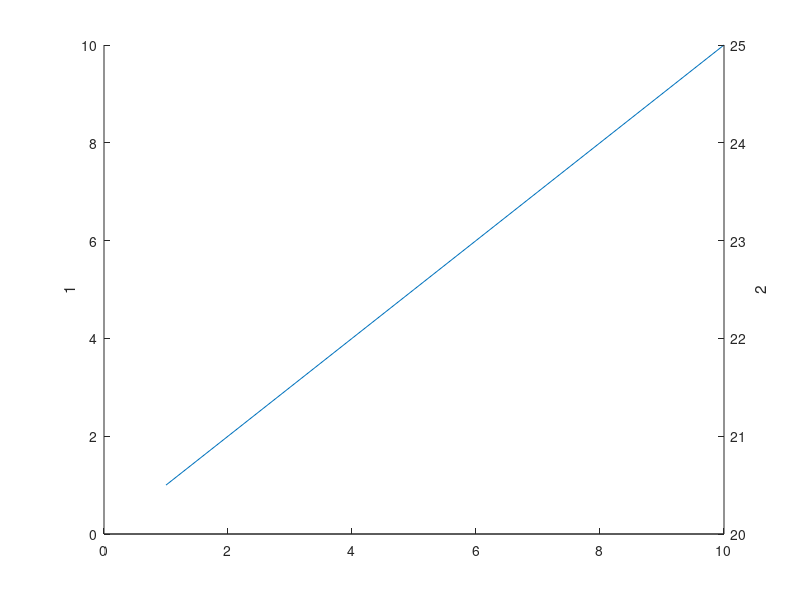

Write the MATLAB code that produced this figure.
figure
% Plot function.
h = plot(1:10)
ylabel('1')
hold on
box off
% Create second Y axes on the right.
a2 = axes('YAxisLocation', 'Right')
% Hide second plot.
set(a2, 'color', 'none')
set(a2, 'XTick', [])
% Set scala for second Y.
set(a2, 'YLim', [20 25])
ylabel('2')